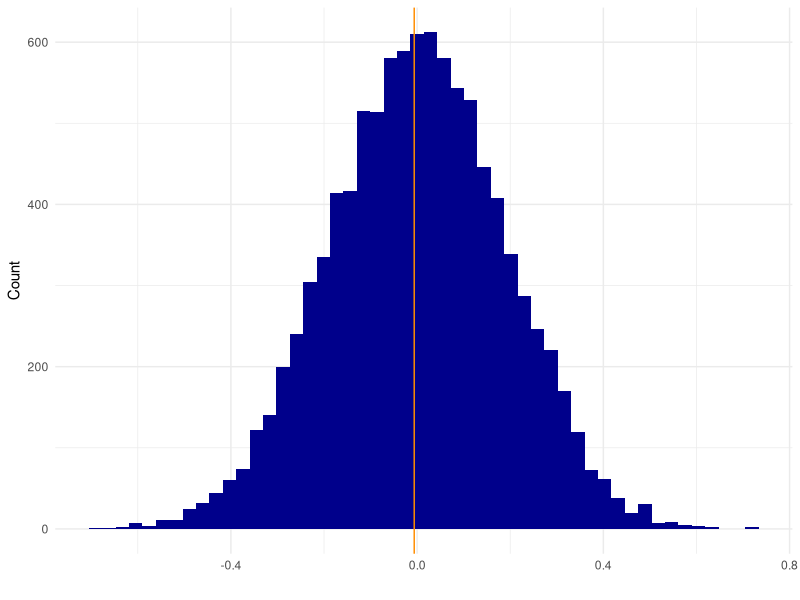

Write R code to recreate this figure. (Note: a time limit stopped this script after it produced the figure.)
## ---- chunk 1
# Load libraries
library(tidyverse)
## ---- chunk 2
permutation_mean <- function(dataset, name, count, group1, group2, no_perm=10000){
#permute and save difference in mean per round
dataset <- dataset %>% rename("count"=count, "name"=name)
r <- rep(NA,no_perm)  
for (i in 1:length(r)) {
  #shuffle dataset
  p <- cbind(vec1 = dataset$name, count = sample(dataset$count)) %>% 
    as_tibble()
  
  #calculate mean for group 1
  g1 <- p %>% 
    filter(vec1 == group1) %>% 
    summarise(mean(as.numeric(count)))
  
  #calculate mean for group 2
  g2 <- p %>% 
    filter(vec1 == group2) %>% 
    summarise(mean(as.numeric(count))) 
  
  #add difference in mean to vector
  r[i] <- as.numeric(g1) - as.numeric(g2)
  
  if(i%%1000==0) {        #tracker
    cat(i, "\n")
    flush.console()
  }
}

#create df with values for null distribution
pd <- data.frame(i=1:length(r), value=r) %>% 
  tbl_df()

#the observed difference
observed <- (dataset %>% filter(name == group1) %>% summarise(mean(as.numeric(count))))-(dataset %>% filter(name==group2) %>% summarise(mean(as.numeric(count))))

#plotting the null distribution and observed difference with the observed as a line
plot <- ggplot(data = pd, mapping = aes(x=value)) + 
  geom_histogram(fill="darkblue", bins=50) +
  geom_vline(color="darkorange",xintercept = as.numeric(observed)) + 
  xlab("")+
  ylab("Count")+
  theme_minimal()

#permuted p-value. 1 is added because we always expect the next one to be significant (of permuted values)
p_value <- ((sum(abs(r) >= abs(observed[,1]))+1)/(length(r)+1))
return (list(p_value, plot))
}


names <- c(replicate(50,"Something"), replicate(50, "Something_else"))
test <- as.tibble(rnorm(100)) %>% mutate(names=names)

permutation_mean(test, "names", "value", "Something", "Something_else")

## ---- chunk 3
permutation_median <- function(dataset, name, count, group1, group2, no_perm=10000, plot=FALSE) {
  #permute and save difference in mean per round
  dataset <- dataset %>% rename("count"=count, "name"=name)
  r <- rep(NA,no_perm)
  
  # Progress bar
  pb <- txtProgressBar(min = 1, max = no_perm, style = 3)
  
  for (i in 1:length(r)) {
    setTxtProgressBar(pb, i)
    #shuffle dataset
    p <- cbind(vec = dataset$name, count = sample(dataset$count)) %>% as_tibble()
  
    #calculate median for group 1 and group 2
    g1 <- p %>% filter(vec == group1) %>% summarise(median(as.numeric(count)))
    g2 <- p %>% filter(vec == group2) %>% summarise(median(as.numeric(count))) 
  
    #add difference in median to vector
    r[i] <- as.numeric(g1) - as.numeric(g2)
  }
  close(pb)

  #create df with values for null distribution
  pd <- data.frame(i=1:length(r), value=r) %>% tbl_df()

  #the observed difference
  observed <- (dataset %>% filter(name == group1) %>%
                summarise(median(as.numeric(count))))-(dataset %>% filter(name==group2) %>%
                summarise(median(as.numeric(count))))

  # If statement to plot or not
  if (plot == TRUE) {
    #plotting the null distribution and observed difference with the observed as a line
    plot <- ggplot(data = pd, mapping = aes(x=value)) + 
      geom_histogram(fill="darkblue", bins=50) +
      geom_vline(color="darkorange",xintercept = as.numeric(observed)) + 
      xlab("")+
      ylab("Count")

    # NICE PRINTING FOR TEST
    # Permuted p-value. 1 is added because we always expect the next one to be significant (of permuted values)
    #
    m1 <- test %>% filter(names == group1) %>% summarise(median(value))
    m2 <- test %>% filter(names == group2) %>% summarise(median(value))
    estimate <- c(as.numeric(m1),as.numeric(m2),as.numeric(observed))
    names(estimate) <- c("Median first group","Median second group","Observed median difference")
    #
    p_value <- ((sum(abs(r) >= abs(observed[,1]))+1)/(length(r)+1))
    names(p_value) <- "p-value"
    #
    result = list(method = "Permutation Test (Median)", p.value = p_value,
                  estimate = estimate,
                  data.name = sprintf("Permutation for group: %s and %s", group1, group2))
    class(result) <- "htest"
    
    print(result)
    return(plot)
  } else if (plot == FALSE) {
    # NICE PRINTING FOR TEST
    # Permuted p-value. 1 is added because we always expect the next one to be significant (of permuted values)
    #
    m1 <- test %>% filter(names == group1) %>% summarise(median(value))
    m2 <- test %>% filter(names == group2) %>% summarise(median(value))
    estimate <- c(as.numeric(m1),as.numeric(m2),as.numeric(observed))
    names(estimate) <- c("Median first group","Median second group","Observed median difference")
    #
    p_value <- ((sum(abs(r) >= abs(observed[,1]))+1)/(length(r)+1))
    names(p_value) <- "p-value"
    #
    result = list(method = "Permutation Test (Median)", p.value = p_value,
                  estimate = estimate,
                  data.name = sprintf("Permutation for group: %s and %s", group1, group2))
    class(result) <- "htest"
    
    print(result)
  }
}

names <- c(replicate(50,"GROUP1"), replicate(50, "GROUP2"))
test <- as.tibble(rnorm(100)) %>% mutate(names=names)

permutation_median(test, "names", "value", "GROUP1", "GROUP2", plot = T)
## ---- chunk 4
permutation_lm <- function(dataset, predictor, response, model1, model2, no_perm=10000, plot=F){
  #permute and save difference in mean per round
  dataset <- dataset %>% rename("predictor"=predictor, "response"=response)
  
  r <- rep(NA,no_perm)
  
  #For linear and quadratic model:
  if ((model1=="linear" & model2=="quadratic")|(model2=="linear" & model1=="quadratic")){
    # Observed models:
    mod1 <- lm(response ~ predictor, data=dataset)
    mod2 <- lm(response ~ poly(predictor, 2), data=dataset)
    # Progress bar
    pb <- txtProgressBar(min = 1, max = no_perm, style = 3)
    for (i in 1:length(r)) {
      setTxtProgressBar(pb, i)
      #shuffle dataset
      p <- cbind(pred = dataset$predictor, resp = sample(dataset$response)) %>% 
        as_tibble()
      
      #make models
      m1 <- lm(resp ~ pred, data=p)
      
      m2 <- lm(resp~ poly(pred, 2), data=p)
      
      #make F-distribution
      f_dist <- anova(m1, m2)
      
      #add F-values to r-vector:
      r[i] <- f_dist$`F`[2]
      
    }
    close(pb)
  }
  
  #For linear and cubic model:
  if ((model1=="linear" & model2=="cubic")|(model2=="linear" & model1=="cubic")){
    # Observed models:
    mod1 <- lm(response ~ predictor, data=dataset)
    mod2 <- lm(response ~ poly(predictor, 3), data=dataset)
    # Progress bar
    pb <- txtProgressBar(min = 1, max = no_perm, style = 3)
    for (i in 1:length(r)) {
      setTxtProgressBar(pb, i)
      #shuffle dataset
      p <- cbind(pred = dataset$predictor, resp = sample(dataset$response)) %>% 
        as_tibble()
      
      #make models
      m1 <- lm(resp ~ pred, data=p)
      
      m2 <- lm(resp~ poly(pred, 3), data=p)
      
      #make F-distribution
      f_dist <- anova(m1, m2)
      
      #add F-values to r-vector:
      r[i] <- f_dist$`F`[2]
      
    }
    close(pb)
  }
  
  #For quadratic and qubic model:
  if ((model1=="quadratic" & model2=="cubic")|(model2=="quadratic" & model1=="cubic")){
    # Observed models:
    mod1 <- lm(response ~ poly(predictor,2), data=dataset)
    mod2 <- lm(response ~ poly(predictor, 3), data=dataset)
    # Progress bar
    pb <- txtProgressBar(min = 1, max = no_perm, style = 3)
    for (i in 1:length(r)) {
      setTxtProgressBar(pb, i)
      #shuffle dataset
      p <- cbind(pred = dataset$predictor, resp = sample(dataset$response)) %>% 
        as_tibble()
      
      #make models
      m1 <- lm(resp ~ poly(pred,2), data=p)
      
      m2 <- lm(resp~ poly(pred, 3), data=p)
      
      #make F-distribution
      f_dist <- anova(m1, m2)
      
      #add F-values to r-vector:
      r[i] <- f_dist$`F`[2]
      
    }
    close(pb)
  }
  #create df with values for null distribution
  pd <- data.frame(i=1:length(r), value=r) %>% 
    tbl_df()
  
  #the observed 
  observed <- anova(mod1, mod2)$`F`[2]
  
  #plotting the null distribution and observed difference with the observed as a line
  plot <- ggplot(data = pd, mapping = aes(x=value)) + 
    geom_histogram(fill="darkblue", bins=50) +
    geom_vline(color="darkorange",xintercept = as.numeric(observed)) + 
    xlab("")+
    ylab("Count")+
    theme_minimal()
  
  #permuted p-value. 1 is added because we always expect the next one to be significant (of permuted values)
  p_value <- ((sum((r) >= (observed))+1)/(length(r)+1))
  return (list(p_value, plot))
}

## ---- chunk 5
x <- rnorm(100)
y <- 4*x^2+3+rnorm(length(x),sd=15)
data <- data.frame(x,y)

plot(data)

permutation_lm(data, "x","y","quadratic", "linear", plot=T)
permutation_lm(data, "x","y","quadratic", "cubic", plot=T)
